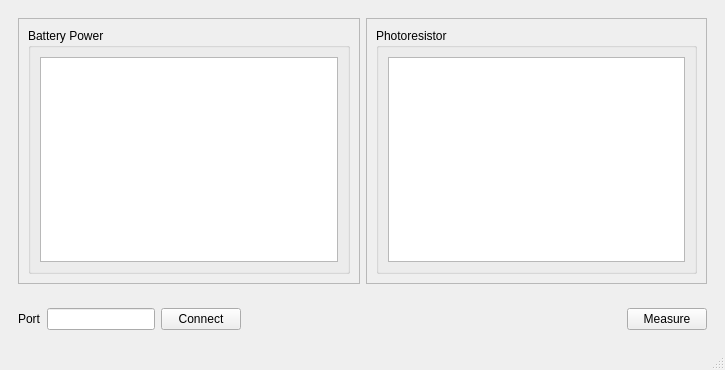
<?xml version="1.0" encoding="UTF-8"?>
<ui version="4.0">
 <class>MainWindow</class>
 <widget class="QMainWindow" name="MainWindow">
  <property name="geometry">
   <rect>
    <x>0</x>
    <y>0</y>
    <width>725</width>
    <height>370</height>
   </rect>
  </property>
  <property name="windowTitle">
   <string>A.I. Simple Gui</string>
  </property>
  <widget class="QWidget" name="centralwidget">
   <layout class="QVBoxLayout" name="verticalLayout_5">
    <item>
     <widget class="QWidget" name="widget_2" native="true">
      <layout class="QHBoxLayout" name="horizontalLayout_2">
       <item>
        <widget class="QFrame" name="frame">
         <property name="frameShape">
          <enum>QFrame::StyledPanel</enum>
         </property>
         <property name="frameShadow">
          <enum>QFrame::Raised</enum>
         </property>
         <layout class="QVBoxLayout" name="verticalLayout_2">
          <item>
           <widget class="QGroupBox" name="pwrGroupBox">
            <property name="title">
             <string>Battery Power</string>
            </property>
            <layout class="QVBoxLayout" name="verticalLayout">
             <item>
              <widget class="QTextEdit" name="pwrTextEdit"/>
             </item>
            </layout>
           </widget>
          </item>
         </layout>
        </widget>
       </item>
       <item>
        <widget class="QFrame" name="frame_2">
         <property name="frameShape">
          <enum>QFrame::StyledPanel</enum>
         </property>
         <property name="frameShadow">
          <enum>QFrame::Raised</enum>
         </property>
         <layout class="QVBoxLayout" name="verticalLayout_4">
          <item>
           <widget class="QGroupBox" name="ldrGroupBox">
            <property name="title">
             <string>Photoresistor</string>
            </property>
            <layout class="QVBoxLayout" name="verticalLayout_3">
             <item>
              <widget class="QTextEdit" name="ldrTextEdit"/>
             </item>
            </layout>
           </widget>
          </item>
         </layout>
        </widget>
       </item>
      </layout>
     </widget>
    </item>
    <item>
     <widget class="QWidget" name="widget" native="true">
      <property name="sizePolicy">
       <sizepolicy hsizetype="Preferred" vsizetype="Fixed">
        <horstretch>0</horstretch>
        <verstretch>0</verstretch>
       </sizepolicy>
      </property>
      <layout class="QHBoxLayout" name="horizontalLayout">
       <item>
        <widget class="QLabel" name="label">
         <property name="text">
          <string>Port</string>
         </property>
        </widget>
       </item>
       <item>
        <widget class="QLineEdit" name="portLineEdit">
         <property name="sizePolicy">
          <sizepolicy hsizetype="Fixed" vsizetype="Fixed">
           <horstretch>0</horstretch>
           <verstretch>0</verstretch>
          </sizepolicy>
         </property>
        </widget>
       </item>
       <item>
        <widget class="QPushButton" name="connectPushButton">
         <property name="text">
          <string>Connect</string>
         </property>
        </widget>
       </item>
       <item>
        <spacer name="horizontalSpacer">
         <property name="orientation">
          <enum>Qt::Horizontal</enum>
         </property>
         <property name="sizeHint" stdset="0">
          <size>
           <width>322</width>
           <height>20</height>
          </size>
         </property>
        </spacer>
       </item>
       <item>
        <widget class="QPushButton" name="measurePushButton">
         <property name="sizePolicy">
          <sizepolicy hsizetype="Fixed" vsizetype="Fixed">
           <horstretch>0</horstretch>
           <verstretch>0</verstretch>
          </sizepolicy>
         </property>
         <property name="text">
          <string>Measure</string>
         </property>
        </widget>
       </item>
      </layout>
     </widget>
    </item>
   </layout>
  </widget>
  <widget class="QMenuBar" name="menubar">
   <property name="geometry">
    <rect>
     <x>0</x>
     <y>0</y>
     <width>725</width>
     <height>22</height>
    </rect>
   </property>
  </widget>
  <widget class="QStatusBar" name="statusbar"/>
 </widget>
 <resources/>
 <connections/>
</ui>
